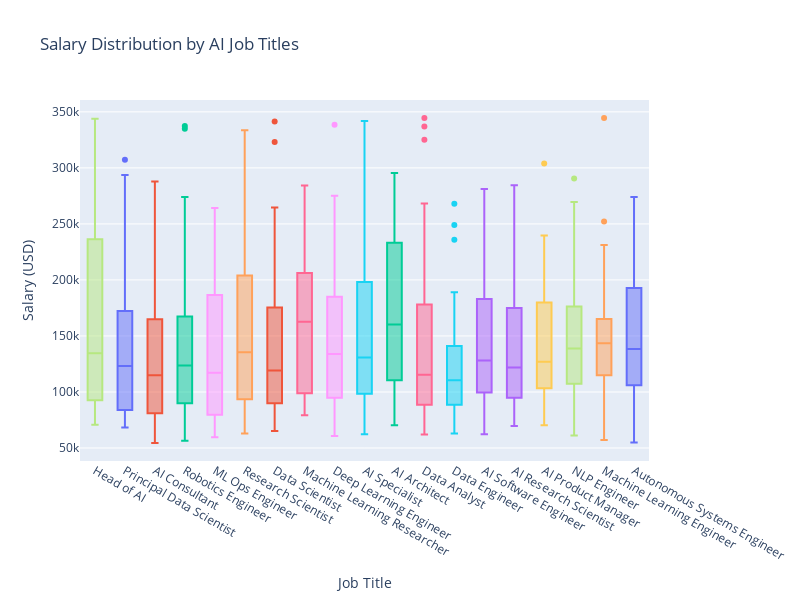

The code cell stored with this chart in its notebook:
### Markdown cell above
## 1. Salary Distribution by Job Title

In this section, we examine how compensation varies across different AI job titles to identify which roles command the highest salaries in the market. The boxplot visualization below is particularly valuable for this analysis, as it simultaneously displays median salaries, interquartile ranges, minimum and maximum values, and outliers for each job title. This multi-dimensional view allows us to compare not just typical compensation levels but also the variability and extreme values within each role category. Understanding these patterns helps learners target lucrative career paths and provides employers with benchmarking data for competitive compensation offerings. The visualization reveals significant salary differences between AI specializations and highlights the financial incentives for pursuing specific roles.

### Code cell
# 1. Salary analysis by job title
# Calculate statistics for top job titles by count
job_titles = full_df["job_title"].value_counts().head(19).index.tolist()
job_salary_df = full_df[full_df["job_title"].isin(job_titles)]

fig1 = px.box(
    job_salary_df,
    x="job_title",
    y="salary_usd",
    color="job_title",
    title="Salary Distribution by AI Job Titles",
    labels={"salary_usd": "Salary (USD)", "job_title": "Job Title"},
    height=600,
    width=800
)
fig1.update_layout(
    xaxis={"categoryorder": "median descending"},
    showlegend=False
)
fig1.show()

### Figure 1 — Plotly figure (JSON) as saved in the notebook; plotly's stock layout.template omitted (floating-point values rounded to 4 significant figures)
{"data": [{"alignmentgroup": "True", "hovertemplate": "Job Title=%{x}<br>Salary (USD)=%{y}<extra></extra>", "legendgroup": "Autonomous Systems Engineer", "marker": {"color": "#636efa"}, "name": "Autonomous Systems Engineer", "notched": false, "offsetgroup": "Autonomous Systems Engineer", "orientation": "v", "showlegend": true, "type": "box", "x": ["Autonomous Systems Engineer", "Autonomous Systems Engineer", "Autonomous Systems Engineer", "Autonomous Systems Engineer", "Autonomous Systems Engineer", "Autonomous Systems Engineer", "Autonomous Systems Engineer", "Autonomous Systems Engineer", "Autonomous Systems Engineer", "Autonomous Systems Engineer", "Autonomous Systems Engineer", "Autonomous Systems Engineer", "Autonomous Systems Engineer", "Autonomous Systems Engineer", "Autonomous Systems Engineer", "Autonomous Systems Engineer", "Autonomous Systems Engineer", "Autonomous Systems Engineer", "Autonomous Systems Engineer", "Autonomous Systems Engineer", "Autonomous Systems Engineer", "Autonomous Systems Engineer", "Autonomous Systems Engineer", "Autonomous Systems Engineer", "Autonomous Systems Engineer", "Autonomous Systems Engineer", "Autonomous Systems Engineer", "Autonomous Systems Engineer", "Autonomous Systems Engineer", "Autonomous Systems Engineer", "Autonomous Systems Engineer", "Autonomous Systems Engineer", "Autonomous Systems Engineer", "Autonomous Systems Engineer", "Autonomous Systems Engineer", "Autonomous Systems Engineer", "Autonomous Systems Engineer", "Autonomous Systems Engineer", "Autonomous Systems Engineer", "Autonomous Systems Engineer"], "x0": " ", "xaxis": "x", "y": [102550, 101978, 171987, 197981, 128911, 75835, 138192, 224547, 132731, 156765, 108449, 141172, 119986, 161632, 241233, 187719, 259915, 150847, 129224, 145735, 85149, 138714, 108752, 85781, 161002, 116690, 75944, 264244, 104690, 157579, 132486, 239906, 101218, 226035, 243811, 69531, 273986, 222682, 107502, 54803], "y0": " ", "yaxis": "y"}, {"alignmentgroup": "True", "hovertemplate": "Job Title=%{x}<br>Salary (USD)=%{y}<extra></extra>", "legendgroup": "Data Scientist", "marker": {"color": "#EF553B"}, "name": "Data Scientist", "notched": false, "offsetgroup": "Data Scientist", "orientation": "v", "showlegend": true, "type": "box", "x": ["Data Scientist", "Data Scientist", "Data Scientist", "Data Scientist", "Data Scientist", "Data Scientist", "Data Scientist", "Data Scientist", "Data Scientist", "Data Scientist", "Data Scientist", "Data Scientist", "Data Scientist", "Data Scientist", "Data Scientist", "Data Scientist", "Data Scientist", "Data Scientist", "Data Scientist", "Data Scientist", "Data Scientist", "Data Scientist", "Data Scientist", "Data Scientist", "Data Scientist", "Data Scientist", "Data Scientist", "Data Scientist", "Data Scientist", "Data Scientist", "Data Scientist", "Data Scientist", "Data Scientist", "Data Scientist", "Data Scientist", "Data Scientist", "Data Scientist", "Data Scientist", "Data Scientist", "Data Scientist", "Data Scientist", "Data Scientist", "Data Scientist"], "x0": " ", "xaxis": "x", "y": [96956, 65226, 99041, 133372, 94854, 96225, 89495, 116016, 108968, 91286, 77185, 76094, 70305, 235929, 165564, 175537, 152623, 221753, 70652, 104141, 73171, 196404, 100893, 128240, 242800, 206671, 264666, 65486, 69639, 323188, 175391, 102328, 221771, 125056, 87074, 119155, 341312, 145616, 134019, 84345, 202828, 132940, 132806], "y0": " ", "yaxis": "y"}, {"alignmentgroup": "True", "hovertemplate": "Job Title=%{x}<br>Salary (USD)=%{y}<extra></extra>", "legendgroup": "AI Architect", "marker": {"color": "#00cc96"}, "name": "AI Architect", "notched": false, "offsetgroup": "AI Architect", "orientation": "v", "showlegend": true, "type": "box", "x": ["AI Architect", "AI Architect", "AI Architect", "AI Architect", "AI Architect", "AI Architect", "AI Architect", "AI Architect", "AI Architect", "AI Architect", "AI Architect", "AI Architect", "AI Architect", "AI Architect", "AI Architect", "AI Architect", "AI Architect", "AI Architect", "AI Architect", "AI Architect", "AI Architect", "AI Architect", "AI Architect", "AI Architect", "AI Architect", "AI Architect", "AI Architect", "AI Architect", "AI Architect", "AI Architect", "AI Architect", "AI Architect", "AI Architect", "AI Architect", "AI Architect", "AI Architect", "AI Architect", "AI Architect", "AI Architect", "AI Architect", "AI Architect"], "x0": " ", "xaxis": "x", "y": [196954, 238449, 146023, 73628, 140234, 191681, 190447, 197656, 240150, 112977, 120290, 235813, 119240, 160162, 243179, 121527, 121458, 104098, 167167, 292471, 196550, 188343, 241126, 295466, 70238, 153245, 102471, 265466, 112398, 223318, 79223, 104373, 92991, 101196, 101059, 258225, 218302, 232326, 84479, 156729, 288661], "y0": " ", "yaxis": "y"}, {"alignmentgroup": "True", "hovertemplate": "Job Title=%{x}<br>Salary (USD)=%{y}<extra></extra>", "legendgroup": "AI Research Scientist", "marker": {"color": "#ab63fa"}, "name": "AI Research Scientist", "notched": false, "offsetgroup": "AI Research Scientist", "orientation": "v", "showlegend": true, "type": "box", "x": ["AI Research Scientist", "AI Research Scientist", "AI Research Scientist", "AI Research Scientist", "AI Research Scientist", "AI Research Scientist", "AI Research Scientist", "AI Research Scientist", "AI Research Scientist", "AI Research Scientist", "AI Research Scientist", "AI Research Scientist", "AI Research Scientist", "AI Research Scientist", "AI Research Scientist", "AI Research Scientist", "AI Research Scientist", "AI Research Scientist", "AI Research Scientist", "AI Research Scientist", "AI Research Scientist", "AI Research Scientist", "AI Research Scientist", "AI Research Scientist", "AI Research Scientist", "AI Research Scientist", "AI Research Scientist", "AI Research Scientist", "AI Research Scientist", "AI Research Scientist", "AI Research Scientist", "AI Research Scientist", "AI Research Scientist", "AI Research Scientist", "AI Research Scientist", "AI Research Scientist", "AI Research Scientist", "AI Research Scientist", "AI Research Scientist", "AI Research Scientist"], "x0": " ", "xaxis": "x", "y": [174663, 284486, 111528, 195691, 173839, 146085, 86453, 206831, 206448, 94082, 277303, 100577, 95467, 199358, 117350, 170703, 79685, 69679, 139872, 114259, 246594, 80466, 100209, 131033, 101191, 198149, 161789, 91766, 111829, 93642, 126294, 175456, 100642, 174490, 115814, 251751, 83033, 90650, 73776, 127966], "y0": " ", "yaxis": "y"}, {"alignmentgroup": "True", "hovertemplate": "Job Title=%{x}<br>Salary (USD)=%{y}<extra></extra>", "legendgroup": "Research Scientist", "marker": {"color": "#FFA15A"}, "name": "Research Scientist", "notched": false, "offsetgroup": "Research Scientist", "orientation": "v", "showlegend": true, "type": "box", "x": ["Research Scientist", "Research Scientist", "Research Scientist", "Research Scientist", "Research Scientist", "Research Scientist", "Research Scientist", "Research Scientist", "Research Scientist", "Research Scientist", "Research Scientist", "Research Scientist", "Research Scientist", "Research Scientist", "Research Scientist", "Research Scientist", "Research Scientist", "Research Scientist", "Research Scientist", "Research Scientist", "Research Scientist", "Research Scientist", "Research Scientist", "Research Scientist", "Research Scientist", "Research Scientist", "Research Scientist", "Research Scientist", "Research Scientist", "Research Scientist", "Research Scientist", "Research Scientist", "Research Scientist", "Research Scientist", "Research Scientist"], "x0": " ", "xaxis": "x", "y": [106579, 120749, 255678, 223202, 76846, 113629, 71629, 71217, 177501, 333499, 149341, 139402, 176189, 130960, 228173, 264874, 206183, 166527, 254532, 105608, 105448, 95420, 196977, 62960, 158041, 72130, 86424, 154588, 257606, 92744, 135405, 105893, 89619, 268445, 89180], "y0": " ", "yaxis": "y"}, {"alignmentgroup": "True", "hovertemplate": "Job Title=%{x}<br>Salary (USD)=%{y}<extra></extra>", "legendgroup": "AI Specialist", "marker": {"color": "#19d3f3"}, "name": "AI Specialist", "notched": false, "offsetgroup": "AI Specialist", "orientation": "v", "showlegend": true, "type": "box", "x": ["AI Specialist", "AI Specialist", "AI Specialist", "AI Specialist", "AI Specialist", "AI Specialist", "AI Specialist", "AI Specialist", "AI Specialist", "AI Specialist", "AI Specialist", "AI Specialist", "AI Specialist", "AI Specialist", "AI Specialist", "AI Specialist", "AI Specialist", "AI Specialist", "AI Specialist", "AI Specialist", "AI Specialist", "AI Specialist", "AI Specialist", "AI Specialist", "AI Specialist", "AI Specialist", "AI Specialist", "AI Specialist", "AI Specialist", "AI Specialist", "AI Specialist", "AI Specialist", "AI Specialist", "AI Specialist", "AI Specialist", "AI Specialist", "AI Specialist", "AI Specialist", "AI Specialist", "AI Specialist", "AI Specialist", "AI Specialist"], "x0": " ", "xaxis": "x", "y": [69914, 115841, 98422, 112606, 209331, 198340, 109004, 100150, 107517, 271945, 268894, 164169, 143776, 198536, 106139, 120914, 110450, 341883, 205542, 64058, 66890, 160384, 160195, 191955, 101929, 86860, 200644, 73888, 165249, 92683, 181422, 81881, 288145, 198051, 125079, 81023, 163318, 89851, 62357, 306077, 136520, 137067], "y0": " ", "yaxis": "y"}, {"alignmentgroup": "True", "hovertemplate": "Job Title=%{x}<br>Salary (USD)=%{y}<extra></extra>", "legendgroup": "Machine Learning Researcher", "marker": {"color": "#FF6692"}, "name": "Machine Learning Researcher", "notched": false, "offsetgroup": "Machine Learning Researcher", "orientation": "v", "showlegend": true, "type": "box", "x": ["Machine Learning Researcher", "Machine Learning Researcher", "Machine Learning Researcher", "Machine Learning Researcher", "Machine Learning Researcher", "Machine Learning Researcher", "Machine Learning Researcher", "Machine Learning Researcher", "Machine Learning Researcher", "Machine Learning Researcher", "Machine Learning Researcher", "Machine Learning Researcher", "Machine Learning Researcher", "Machine Learning Researcher", "Machine Learning Researcher", "Machine Learning Researcher", "Machine Learning Researcher", "Machine Learning Researcher", "Machine Learning Researcher", "Machine Learning Researcher", "Machine Learning Researcher", "Machine Learning Researcher", "Machine Learning Researcher", "Machine Learning Researcher", "Machine Learning Researcher", "Machine Learning Researcher", "Machine Learning Researcher", "Machine Learning Researcher", "Machine Learning Researcher", "Machine Learning Researcher", "Machine Learning Researcher"], "x0": " ", "xaxis": "x", "y": [205357, 109969, 101302, 206257, 219210, 275914, 284282, 97999, 107206, 125276, 79342, 265991, 179290, 168195, 91364, 167633, 79146, 254546, 205814, 92066, 201093, 96605, 83296, 158061, 94981, 160127, 200293, 267028, 217171, 162756, 142828], "y0": " ", "yaxis": "y"}, {"alignmentgroup": "True", "hovertemplate": "Job Title=%{x}<br>Salary (USD)=%{y}<extra></extra>", "legendgroup": "NLP Engineer", "marker": {"color": "#B6E880"}, "name": "NLP Engineer", "notched": false, "offsetgroup": "NLP Engineer", "orientation": "v", "showlegend": true, "type": "box", "x": ["NLP Engineer", "NLP Engineer", "NLP Engineer", "NLP Engineer", "NLP Engineer", "NLP Engineer", "NLP Engineer", "NLP Engineer", "NLP Engineer", "NLP Engineer", "NLP Engineer", "NLP Engineer", "NLP Engineer", "NLP Engineer", "NLP Engineer", "NLP Engineer", "NLP Engineer", "NLP Engineer", "NLP Engineer", "NLP Engineer", "NLP Engineer", "NLP Engineer", "NLP Engineer", "NLP Engineer", "NLP Engineer", "NLP Engineer", "NLP Engineer", "NLP Engineer", "NLP Engineer", "NLP Engineer", "NLP Engineer", "NLP Engineer", "NLP Engineer", "NLP Engineer", "NLP Engineer"], "x0": " ", "xaxis": "x", "y": [61055, 151610, 109340, 69650, 139424, 63660, 188338, 196418, 126229, 177967, 150045, 138709, 125422, 106735, 156521, 135921, 229837, 114816, 84304, 269578, 142025, 88316, 118988, 176405, 82499, 167357, 123878, 206492, 176147, 177802, 146811, 290462, 85711, 106051, 121299], "y0": " ", "yaxis": "y"}, {"alignmentgroup": "True", "hovertemplate": "Job Title=%{x}<br>Salary (USD)=%{y}<extra></extra>", "legendgroup": "ML Ops Engineer", "marker": {"color": "#FF97FF"}, "name": "ML Ops Engineer", "notched": false, "offsetgroup": "ML Ops Engineer", "orientation": "v", "showlegend": true, "type": "box", "x": ["ML Ops Engineer", "ML Ops Engineer", "ML Ops Engineer", "ML Ops Engineer", "ML Ops Engineer", "ML Ops Engineer", "ML Ops Engineer", "ML Ops Engineer", "ML Ops Engineer", "ML Ops Engineer", "ML Ops Engineer", "ML Ops Engineer", "ML Ops Engineer", "ML Ops Engineer", "ML Ops Engineer", "ML Ops Engineer", "ML Ops Engineer", "ML Ops Engineer", "ML Ops Engineer", "ML Ops Engineer", "ML Ops Engineer", "ML Ops Engineer", "ML Ops Engineer", "ML Ops Engineer", "ML Ops Engineer", "ML Ops Engineer", "ML Ops Engineer", "ML Ops Engineer", "ML Ops Engineer", "ML Ops Engineer"], "x0": " ", "xaxis": "x", "y": [170139, 76875, 79588, 77274, 264300, 127193, 213820, 262069, 120917, 69279, 186649, 102142, 126348, 144304, 91074, 137878, 81597, 88443, 60728, 252091, 59600, 140303, 104041, 113185, 222864, 61447, 101876, 186582, 78716, 248665], "y0": " ", "yaxis": "y"}, {"alignmentgroup": "True", "hovertemplate": "Job Title=%{x}<br>Salary (USD)=%{y}<extra></extra>", "legendgroup": "AI Product Manager", "marker": {"color": "#FECB52"}, "name": "AI Product Manager", "notched": false, "offsetgroup": "AI Product Manager", "orientation": "v", "showlegend": true, "type": "box", "x": ["AI Product Manager", "AI Product Manager", "AI Product Manager", "AI Product Manager", "AI Product Manager", "AI Product Manager", "AI Product Manager", "AI Product Manager", "AI Product Manager", "AI Product Manager", "AI Product Manager", "AI Product Manager", "AI Product Manager", "AI Product Manager", "AI Product Manager", "AI Product Manager", "AI Product Manager", "AI Product Manager", "AI Product Manager", "AI Product Manager", "AI Product Manager", "AI Product Manager", "AI Product Manager", "AI Product Manager", "AI Product Manager", "AI Product Manager", "AI Product Manager", "AI Product Manager", "AI Product Manager", "AI Product Manager", "AI Product Manager", "AI Product Manager", "AI Product Manager", "AI Product Manager", "AI Product Manager", "AI Product Manager"], "x0": " ", "xaxis": "x", "y": [180252, 159643, 170702, 106583, 123019, 78244, 75610, 179544, 78059, 144181, 76903, 303956, 183624, 239601, 195397, 124367, 165700, 116468, 170400, 202653, 129684, 196089, 226237, 122978, 112827, 88007, 71737, 133606, 108308, 105730, 70218, 100793, 172063, 220469, 94026, 116616], "y0": " ", "yaxis": "y"}, {"alignmentgroup": "True", "hovertemplate": "Job Title=%{x}<br>Salary (USD)=%{y}<extra></extra>", "legendgroup": "Principal Data Scientist", "marker": {"color": "#636efa"}, "name": "Principal Data Scientist", "notched": false, "offsetgroup": "Principal Data Scientist", "orientation": "v", "showlegend": true, "type": "box", "x": ["Principal Data Scientist", "Principal Data Scientist", "Principal Data Scientist", "Principal Data Scientist", "Principal Data Scientist", "Principal Data Scientist", "Principal Data Scientist", "Principal Data Scientist", "Principal Data Scientist", "Principal Data Scientist", "Principal Data Scientist", "Principal Data Scientist", "Principal Data Scientist", "Principal Data Scientist", "Principal Data Scientist", "Principal Data Scientist", "Principal Data Scientist", "Principal Data Scientist", "Principal Data Scientist", "Principal Data Scientist", "Principal Data Scientist", "Principal Data Scientist", "Principal Data Scientist", "Principal Data Scientist", "Principal Data Scientist", "Principal Data Scientist", "Principal Data Scientist", "Principal Data Scientist", "Principal Data Scientist", "Principal Data Scientist", "Principal Data Scientist", "Principal Data Scientist", "Principal Data Scientist", "Principal Data Scientist", "Principal Data Scientist", "Principal Data Scientist", "Principal Data Scientist", "Principal Data Scientist", "Principal Data Scientist", "Principal Data Scientist", "Principal Data Scientist", "Principal Data Scientist"], "x0": " ", "xaxis": "x", "y": [69807, 140497, 272996, 68262, 85303, 96466, 108843, 221496, 76845, 79396, 169855, 128234, 172202, 98654, 129593, 85579, 74551, 79199, 211093, 74095, 123565, 131026, 118751, 97247, 93535, 252916, 79383, 83345, 244234, 134914, 222351, 79112, 83942, 293738, 191497, 133644, 135799, 122849, 108726, 238297, 307237, 135876], "y0": " ", "yaxis": "y"}, {"alignmentgroup": "True", "hovertemplate": "Job Title=%{x}<br>Salary (USD)=%{y}<extra></extra>", "legendgroup": "AI Consultant", "marker": {"color": "#EF553B"}, "name": "AI Consultant", "notched": false, "offsetgroup": "AI Consultant", "orientation": "v", "showlegend": true, "type": "box", "x": ["AI Consultant", "AI Consultant", "AI Consultant", "AI Consultant", "AI Consultant", "AI Consultant", "AI Consultant", "AI Consultant", "AI Consultant", "AI Consultant", "AI Consultant", "AI Consultant", "AI Consultant", "AI Consultant", "AI Consultant", "AI Consultant", "AI Consultant", "AI Consultant", "AI Consultant", "AI Consultant", "AI Consultant", "AI Consultant", "AI Consultant", "AI Consultant", "AI Consultant", "AI Consultant", "AI Consultant", "AI Consultant", "AI Consultant", "AI Consultant", "AI Consultant", "AI Consultant"], "x0": " ", "xaxis": "x", "y": [81885, 61684, 88462, 74385, 119598, 266051, 287746, 172071, 88837, 76525, 77644, 134033, 80026, 213258, 112582, 137124, 157668, 77772, 87393, 128378, 113790, 150491, 187729, 116096, 261421, 104709, 130372, 213368, 54512, 68777, 112293, 261178], "y0": " ", "yaxis": "y"}, {"alignmentgroup": "True", "hovertemplate": "Job Title=%{x}<br>Salary (USD)=%{y}<extra></extra>", "legendgroup": "Robotics Engineer", "marker": {"color": "#00cc96"}, "name": "Robotics Engineer", "notched": false, "offsetgroup": "Robotics Engineer", "orientation": "v", "showlegend": true, "type": "box", "x": ["Robotics Engineer", "Robotics Engineer", "Robotics Engineer", "Robotics Engineer", "Robotics Engineer", "Robotics Engineer", "Robotics Engineer", "Robotics Engineer", "Robotics Engineer", "Robotics Engineer", "Robotics Engineer", "Robotics Engineer", "Robotics Engineer", "Robotics Engineer", "Robotics Engineer", "Robotics Engineer", "Robotics Engineer", "Robotics Engineer", "Robotics Engineer", "Robotics Engineer", "Robotics Engineer", "Robotics Engineer", "Robotics Engineer", "Robotics Engineer", "Robotics Engineer", "Robotics Engineer", "Robotics Engineer", "Robotics Engineer", "Robotics Engineer", "Robotics Engineer", "Robotics Engineer", "Robotics Engineer", "Robotics Engineer", "Robotics Engineer", "Robotics Engineer", "Robotics Engineer", "Robotics Engineer", "Robotics Engineer", "Robotics Engineer", "Robotics Engineer"], "x0": " ", "xaxis": "x", "y": [133565, 263846, 170717, 89266, 144719, 334881, 85084, 250761, 337306, 124928, 115416, 96034, 90425, 81981, 56424, 214097, 115644, 128063, 82514, 78557, 223297, 67848, 163837, 147062, 71226, 160731, 87725, 122187, 119820, 69051, 138226, 144454, 94865, 104021, 94088, 182497, 133478, 172447, 273971, 97480], "y0": " ", "yaxis": "y"}, {"alignmentgroup": "True", "hovertemplate": "Job Title=%{x}<br>Salary (USD)=%{y}<extra></extra>", "legendgroup": "AI Software Engineer", "marker": {"color": "#ab63fa"}, "name": "AI Software Engineer", "notched": false, "offsetgroup": "AI Software Engineer", "orientation": "v", "showlegend": true, "type": "box", "x": ["AI Software Engineer", "AI Software Engineer", "AI Software Engineer", "AI Software Engineer", "AI Software Engineer", "AI Software Engineer", "AI Software Engineer", "AI Software Engineer", "AI Software Engineer", "AI Software Engineer", "AI Software Engineer", "AI Software Engineer", "AI Software Engineer", "AI Software Engineer", "AI Software Engineer", "AI Software Engineer", "AI Software Engineer", "AI Software Engineer", "AI Software Engineer", "AI Software Engineer", "AI Software Engineer", "AI Software Engineer", "AI Software Engineer", "AI Software Engineer", "AI Software Engineer", "AI Software Engineer", "AI Software Engineer", "AI Software Engineer", "AI Software Engineer", "AI Software Engineer", "AI Software Engineer", "AI Software Engineer", "AI Software Engineer"], "x0": " ", "xaxis": "x", "y": [100678, 94044, 103806, 161108, 185661, 161339, 157167, 62296, 99064, 148050, 123935, 197473, 128048, 103217, 200943, 99582, 82586, 262522, 182055, 281132, 132939, 105730, 76020, 262898, 81930, 115494, 110574, 75344, 147884, 78601, 128209, 239967, 250931], "y0": " ", "yaxis": "y"}, {"alignmentgroup": "True", "hovertemplate": "Job Title=%{x}<br>Salary (USD)=%{y}<extra></extra>", "legendgroup": "Machine Learning Engineer", "marker": {"color": "#FFA15A"}, "name": "Machine Learning Engineer", "notched": false, "offsetgroup": "Machine Learning Engineer", "orientation": "v", "showlegend": true, "type": "box", "x": ["Machine Learning Engineer", "Machine Learning Engineer", "Machine Learning Engineer", "Machine Learning Engineer", "Machine Learning Engineer", "Machine Learning Engineer", "Machine Learning Engineer", "Machine Learning Engineer", "Machine Learning Engineer", "Machine Learning Engineer", "Machine Learning Engineer", "Machine Learning Engineer", "Machine Learning Engineer", "Machine Learning Engineer", "Machine Learning Engineer", "Machine Learning Engineer", "Machine Learning Engineer", "Machine Learning Engineer", "Machine Learning Engineer", "Machine Learning Engineer", "Machine Learning Engineer", "Machine Learning Engineer", "Machine Learning Engineer", "Machine Learning Engineer", "Machine Learning Engineer", "Machine Learning Engineer", "Machine Learning Engineer", "Machine Learning Engineer", "Machine Learning Engineer", "Machine Learning Engineer"], "x0": " ", "xaxis": "x", "y": [148848, 231074, 63794, 118816, 142753, 125758, 145626, 146531, 57234, 80627, 183861, 136611, 120590, 228744, 252062, 344427, 165150, 120166, 87965, 143497, 72617, 145701, 196297, 206941, 143495, 164699, 114824, 86047, 71915, 158140], "y0": " ", "yaxis": "y"}, {"alignmentgroup": "True", "hovertemplate": "Job Title=%{x}<br>Salary (USD)=%{y}<extra></extra>", "legendgroup": "Data Engineer", "marker": {"color": "#19d3f3"}, "name": "Data Engineer", "notched": false, "offsetgroup": "Data Engineer", "orientation": "v", "showlegend": true, "type": "box", "x": ["Data Engineer", "Data Engineer", "Data Engineer", "Data Engineer", "Data Engineer", "Data Engineer", "Data Engineer", "Data Engineer", "Data Engineer", "Data Engineer", "Data Engineer", "Data Engineer", "Data Engineer", "Data Engineer", "Data Engineer", "Data Engineer", "Data Engineer", "Data Engineer", "Data Engineer", "Data Engineer", "Data Engineer", "Data Engineer", "Data Engineer", "Data Engineer", "Data Engineer", "Data Engineer", "Data Engineer", "Data Engineer", "Data Engineer", "Data Engineer", "Data Engineer", "Data Engineer", "Data Engineer", "Data Engineer", "Data Engineer", "Data Engineer", "Data Engineer"], "x0": " ", "xaxis": "x", "y": [166340, 268001, 127936, 110941, 87139, 71084, 119490, 62906, 111135, 110554, 122517, 69059, 144658, 144869, 94197, 83974, 139759, 235948, 127768, 108792, 147558, 110342, 93342, 89214, 64652, 97795, 110564, 135101, 91037, 189050, 75816, 172008, 73105, 249119, 92828, 77620, 106078], "y0": " ", "yaxis": "y"}, {"alignmentgroup": "True", "hovertemplate": "Job Title=%{x}<br>Salary (USD)=%{y}<extra></extra>", "legendgroup": "Data Analyst", "marker": {"color": "#FF6692"}, "name": "Data Analyst", "notched": false, "offsetgroup": "Data Analyst", "orientation": "v", "showlegend": true, "type": "box", "x": ["Data Analyst", "Data Analyst", "Data Analyst", "Data Analyst", "Data Analyst", "Data Analyst", "Data Analyst", "Data Analyst", "Data Analyst", "Data Analyst", "Data Analyst", "Data Analyst", "Data Analyst", "Data Analyst", "Data Analyst", "Data Analyst", "Data Analyst", "Data Analyst", "Data Analyst", "Data Analyst", "Data Analyst", "Data Analyst", "Data Analyst", "Data Analyst", "Data Analyst", "Data Analyst", "Data Analyst", "Data Analyst", "Data Analyst", "Data Analyst", "Data Analyst", "Data Analyst", "Data Analyst", "Data Analyst", "Data Analyst", "Data Analyst", "Data Analyst", "Data Analyst", "Data Analyst", "Data Analyst", "Data Analyst", "Data Analyst"], "x0": " ", "xaxis": "x", "y": [139082, 108128, 62143, 159770, 103040, 81594, 85852, 211934, 85957, 166199, 336904, 122001, 107436, 106633, 66941, 110448, 168972, 112500, 325119, 194251, 76935, 178054, 105534, 188300, 91469, 88503, 118123, 77785, 166659, 89120, 158629, 119614, 344471, 199538, 81095, 190915, 71367, 71276, 268156, 194354, 123058, 94867], "y0": " ", "yaxis": "y"}, {"alignmentgroup": "True", "hovertemplate": "Job Title=%{x}<br>Salary (USD)=%{y}<extra></extra>", "legendgroup": "Head of AI", "marker": {"color": "#B6E880"}, "name": "Head of AI", "notched": false, "offsetgroup": "Head of AI", "orientation": "v", "showlegend": true, "type": "box", "x": ["Head of AI", "Head of AI", "Head of AI", "Head of AI", "Head of AI", "Head of AI", "Head of AI", "Head of AI", "Head of AI", "Head of AI", "Head of AI", "Head of AI", "Head of AI", "Head of AI", "Head of AI", "Head of AI", "Head of AI", "Head of AI", "Head of AI", "Head of AI", "Head of AI", "Head of AI", "Head of AI", "Head of AI", "Head of AI", "Head of AI", "Head of AI", "Head of AI", "Head of AI", "Head of AI", "Head of AI", "Head of AI", "Head of AI", "Head of AI", "Head of AI", "Head of AI", "Head of AI", "Head of AI"], "x0": " ", "xaxis": "x", "y": [236415, 139187, 187375, 237312, 79228, 342272, 130032, 92711, 288318, 258989, 152763, 94166, 155430, 88025, 85456, 70667, 163845, 333453, 84874, 343803, 149281, 78857, 272950, 101036, 143399, 245667, 118958, 120666, 107214, 114834, 106715, 72522, 93577, 214890, 70814, 74422, 266349, 147997], "y0": " ", "yaxis": "y"}, {"alignmentgroup": "True", "hovertemplate": "Job Title=%{x}<br>Salary (USD)=%{y}<extra></extra>", "legendgroup": "Deep Learning Engineer", "marker": {"color": "#FF97FF"}, "name": "Deep Learning Engineer", "notched": false, "offsetgroup": "Deep Learning Engineer", "orientation": "v", "showlegend": true, "type": "box", "x": ["Deep Learning Engineer", "Deep Learning Engineer", "Deep Learning Engineer", "Deep Learning Engineer", "Deep Learning Engineer", "Deep Learning Engineer", "Deep Learning Engineer", "Deep Learning Engineer", "Deep Learning Engineer", "Deep Learning Engineer", "Deep Learning Engineer", "Deep Learning Engineer", "Deep Learning Engineer", "Deep Learning Engineer", "Deep Learning Engineer", "Deep Learning Engineer", "Deep Learning Engineer", "Deep Learning Engineer", "Deep Learning Engineer", "Deep Learning Engineer", "Deep Learning Engineer", "Deep Learning Engineer", "Deep Learning Engineer", "Deep Learning Engineer", "Deep Learning Engineer", "Deep Learning Engineer", "Deep Learning Engineer", "Deep Learning Engineer", "Deep Learning Engineer", "Deep Learning Engineer", "Deep Learning Engineer", "Deep Learning Engineer", "Deep Learning Engineer"], "x0": " ", "xaxis": "x", "y": [175364, 113366, 178443, 249665, 338443, 218946, 133950, 204974, 129699, 172269, 155572, 101619, 80847, 82225, 74870, 271783, 149701, 128834, 251576, 129701, 71649, 68035, 68567, 145208, 60631, 141751, 83895, 119646, 255450, 98399, 152336, 123483, 275213], "y0": " ", "yaxis": "y"}], "layout": {"boxmode": "overlay", "height": 600, "legend": {"title": {"text": "Job Title"}, "tracegroupgap": 0}, "showlegend": false, "title": {"text": "Salary Distribution by AI Job Titles"}, "width": 800, "xaxis": {"anchor": "y", "categoryarray": ["Autonomous Systems Engineer", "Data Scientist", "AI Architect", "AI Research Scientist", "Research Scientist", "AI Specialist", "Machine Learning Researcher", "NLP Engineer", "ML Ops Engineer", "AI Product Manager", "Principal Data Scientist", "AI Consultant", "Robotics Engineer", "AI Software Engineer", "Machine Learning Engineer", "Data Engineer", "Data Analyst", "Head of AI", "Deep Learning Engineer"], "categoryorder": "median descending", "domain": [0, 1], "title": {"text": "Job Title"}}, "yaxis": {"anchor": "x", "domain": [0, 1], "title": {"text": "Salary (USD)"}}}}
